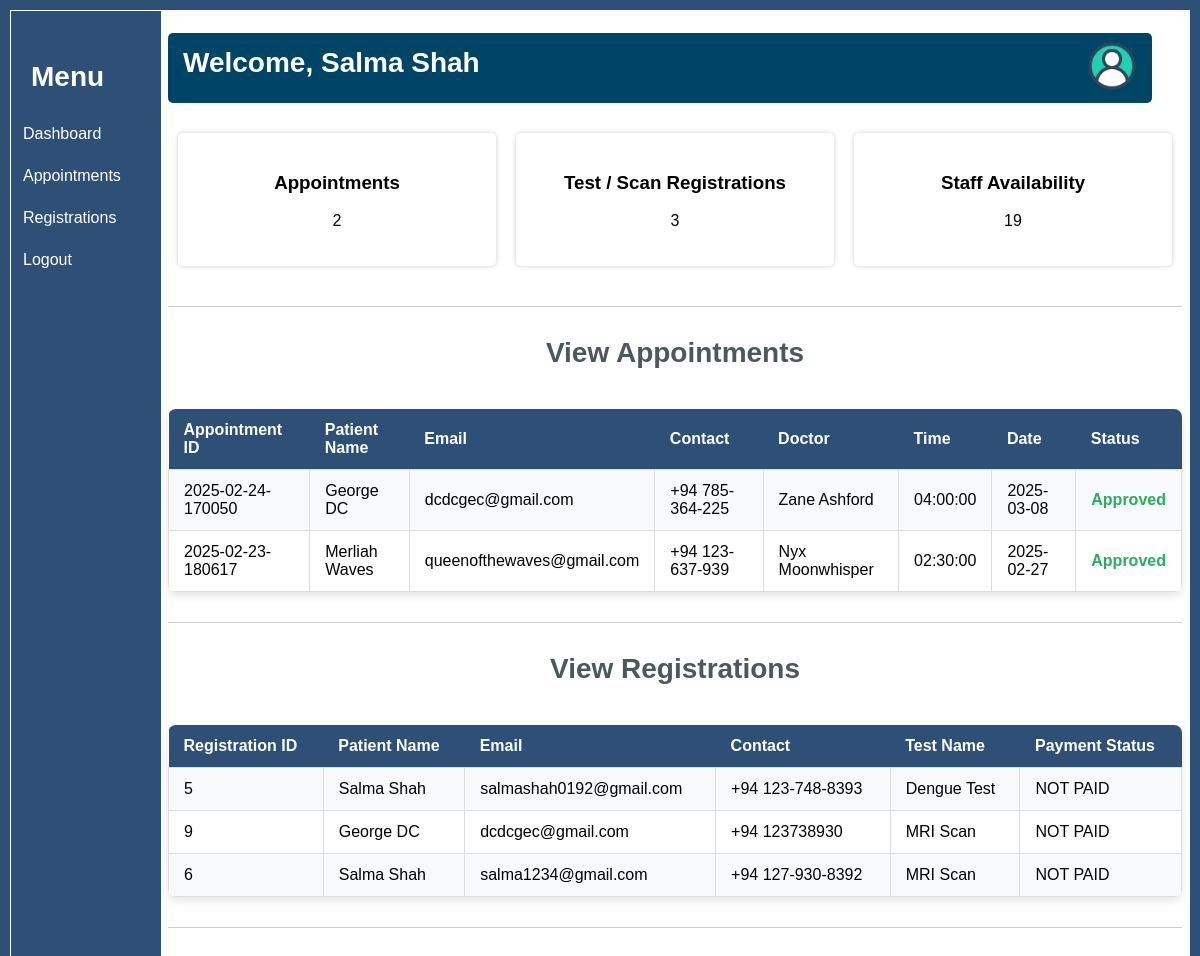
/staff_panel.php (signed in), run on the app's committed database.
### tables this page shows
CREATE TABLE IF NOT EXISTS `appointments` (
  `appointment_id` int NOT NULL AUTO_INCREMENT,
  `patient_name` varchar(100) NOT NULL,
  `patient_contact` varchar(20) DEFAULT NULL,
  `doctor_id` int NOT NULL,
  `appointment_time` time NOT NULL,
  `appointment_date` date NOT NULL,
  `appointment_status` enum('Pending','Approved','Cancelled') DEFAULT 'Pending',
  `patient_email` varchar(100) NOT NULL,
  `booking_id` varchar(20) DEFAULT NULL,
  PRIMARY KEY (`appointment_id`),
  UNIQUE KEY `booking_id` (`booking_id`),
  KEY `doctor_id` (`doctor_id`)
);

CREATE TABLE IF NOT EXISTS `medical_staff` (
  `staff_id` int NOT NULL AUTO_INCREMENT,
  `name` varchar(100) NOT NULL,
  `email` varchar(100) NOT NULL,
  `contact_number` varchar(20) NOT NULL,
  `role` enum('Doctor','Nurse','Physician','Pharmacist','Technician','Receptionist','Other') NOT NULL,
  `department` varchar(100) NOT NULL,
  `specialty` varchar(100) DEFAULT NULL,
  `qualifications` text NOT NULL,
  `shift_schedule` text NOT NULL,
  `created_at` timestamp NULL DEFAULT CURRENT_TIMESTAMP,
  PRIMARY KEY (`staff_id`),
  UNIQUE KEY `email` (`email`)
);

CREATE TABLE IF NOT EXISTS `registrations` (
  `registration_id` int NOT NULL AUTO_INCREMENT,
  `patient_name` varchar(255) NOT NULL,
  `patient_contact` varchar(20) NOT NULL,
  `patient_email` varchar(255) NOT NULL,
  `total_cost` decimal(10,2) NOT NULL,
  `test_id` int NOT NULL,
  `registration_date` date NOT NULL,
  `status` enum('Pending','Registered','Cancelled') NOT NULL DEFAULT 'Pending',
  PRIMARY KEY (`registration_id`),
  KEY `test_id` (`test_id`)
);

CREATE TABLE IF NOT EXISTS `tests` (
  `test_id` int NOT NULL AUTO_INCREMENT,
  `name` varchar(100) NOT NULL,
  `description` text,
  `price` decimal(10,2) NOT NULL,
  `duration` time DEFAULT NULL,
  `max_registrations` int NOT NULL,
  PRIMARY KEY (`test_id`)
);

### staff_panel.php (the view, shortened to what this page needs)
<?php
$user = $_SESSION['user'];
include('connection.php');
$appointmentQuery = "SELECT a.booking_id, a.patient_name, a.patient_email, a.patient_contact,
                            m.name AS doctor_name, a.appointment_time, a.appointment_date, a.appointment_status
                     FROM appointments a
                     JOIN medical_staff m ON a.doctor_id = m.staff_id";
$appointments = mysqli_query($connection, $appointmentQuery);
$registrationQuery = "SELECT r.registration_id, r.patient_name, r.patient_email, r.patient_contact,
                             t.name,
                             CASE
                                 WHEN op.registration_id IS NOT NULL THEN 'PAID ONLINE'
                                 ELSE 'NOT PAID'
                             END AS payment_status
                      FROM registrations r
                      LEFT JOIN tests t ON r.test_id = t.test_id
                      LEFT JOIN online_payments op ON r.registration_id = op.registration_id";
$registrations = mysqli_query($connection, $registrationQuery);
$staffSchedule = "SELECT COUNT(*) AS count FROM medical_staff WHERE shift_schedule = '9:00 AM - 5:00 PM'";
$availableStaff = $connection->query($staffSchedule);
$staffCount = $availableStaff->fetch_assoc()['count'];
?>
<!DOCTYPE html>
<html lang="en">
<head>
    <link rel="stylesheet" type="text/css" href="stylesheet.css">
</head>
<body class="panel-body">
    <div class="menu-bar">
        <h2>Menu</h2>
        <ul>
            <li><a href="#dashboard">Dashboard</a></li>
            <li><a href="#dashboard">Appointments</a></li>
            <li><a href="#registrations">Registrations</a></li>
            <li><a href="staff_logout.php">Logout</a></li>
        </ul>
    </div>
    <div class="main-content">
        <div id="dashboard">
            <div class="panel-bar">
                <h2>Welcome, <?php echo htmlspecialchars($user); ?></h2>
                <div class="profile">
                    <img src="resources/profile_icon.png" alt="Profile">
                </div>
            </div>
            <div class="cards">
            <div class="card"><h3>Appointments</h3>
            <p><?php echo mysqli_num_rows($appointments); ?></p></div>
            <div class="card"><h3>Test / Scan Registrations</h3>
            <p><?php echo mysqli_num_rows($registrations); ?></p></div>
            <div class="card"><h3>Staff Availability</h3>
            <?php echo $staffCount;?></div>
</div>
        <hr>
     <div id="appointments">
    <h2>View Appointments</h2>
    <table class="appointment-table">
        <tr>
            <th>Appointment ID</th>
            <th>Patient Name</th>
            <th>Email</th>
            <th>Contact</th>
            <th>Doctor</th>
            <th>Time</th>
            <th>Date</th>
            <th>Status</th>
        </tr>
        <?php while ($row = mysqli_fetch_assoc($appointments)) { ?>
        <tr>
        <td><?php echo $row['booking_id']; ?></td>
            <td><?php echo $row['patient_name']; ?></td>
            <td><?php echo $row['patient_email']; ?></td>
            <td><?php echo $row['patient_contact']; ?></td>
            <td><?php echo $row['doctor_name']; ?></td>
            <td><?php echo $row['appointment_time']; ?></td>
            <td><?php echo $row['appointment_date']; ?></td>
            <td class="status-<?php echo strtolower($row['appointment_status']); ?>">
                <?php echo $row['appointment_status']; ?>
            </td>
        </tr>
        <?php } ?>
    </table>
</div>
<hr>
 <div id="registrations">
    <h2>View Registrations</h2>
    <table class="appointment-table">
    <tr>
        <th>Registration ID</th>
        <th>Patient Name</th>
        <th>Email</th>
        <th>Contact</th>
        <th>Test Name</th>
        <th>Payment Status</th>
    </tr>
    <?php while ($row = mysqli_fetch_assoc($registrations)) { ?>
        <tr>
            <td><?php echo $row['registration_id']; ?></td>
            <td><?php echo $row['patient_name']; ?></td>
            <td><?php echo $row['patient_email']; ?></td>
            <td><?php echo $row['patient_contact']; ?></td>
            <td><?php echo $row['name']; ?></td>
            <td><?php echo $row['payment_status']; ?></td>
        </tr>
    <?php } ?>
</table>
    </div>
    <hr>
    </div>
</body>
</html>

### stylesheet.css (style rules this page uses)
body { margin: 0; border: 10px solid #2E5077; background-color: white !important; padding: 0; }
* { font-family: 'Poppins', sans-serif; }
h2 { color: #4DA1A9; text-align: center; }
.doctor-table table th, td { border: 1px solid #ddd; padding: 12px; text-align: left; }
.panel-body { margin: 0; }
.panel-body h2 { margin-top: 30px; margin-bottom: 40px; color: #4C585B; font-size: 28px; }
.menu-bar { position: fixed; border: white 0.8px solid; background-color: #2E5077; padding-top: 20px; width: 150px; height: 100%; color: white; }
.menu-bar h2 { margin-bottom: 20px; margin-left: 20px; color: white; text-align: left; }
.menu-bar ul { padding: 0; list-style-type: none; }
.menu-bar ul li { padding: 12px; }
.menu-bar ul li a { display: block; color: white; font-size: 16px; text-decoration: none; }
.main-content { margin-left: 150px; padding: 8px; }
.panel-bar { display: flex; justify-content: space-between; align-items: center; margin-top: 15px; margin-right: 30px; border-radius: 5px; background-color: #004466; padding: 10px 15px; height: 50px; color: white; font-size: 18px; }
.panel-bar h2 { color: white; }
.profile img { width: 50px; height: 50px; }
.cards { display: flex; justify-content: space-between; margin: 20px 0; }
.card { flex: 1; margin: 10px; box-shadow: 0 0 5px rgba(0, 0, 0, 0.2); border-radius: 5px; background-color: white; padding: 20px; text-align: center; }
.appointment-table { margin-top: 20px; box-shadow: 0 4px 8px rgba(0, 0, 0, 0.1); border-radius: 8px; border-collapse: collapse; background: #ffffff; width: 100%; overflow: hidden; font-size: 16px; }
.appointment-table th, .appointment-table td { border-bottom: 1px solid #ddd; padding: 12px 15px; text-align: left; }
.appointment-table th { background-color: #2E5077; color: white; }
.appointment-table tr:nth-child(even) { background-color: #f8f9fa; }
.status-approved { color: #27ae60; font-weight: bold; }
hr { margin: 30px 0; border: none; background-color: #ccc; height: 1px; }

### data on the page
appointments: booking "2025-02-24-170050", patient_name "George DC", patient_email "dcdcgec@gmail.com", patient_contact "+94 785-364-225", medical_staff.name "Zane Ashford", appointment_time "04:00:00", appointment_date "2025-03-08", appointment_status "Approved"
appointments: booking "2025-02-23-180617", patient_name "Merliah Waves", patient_email "queenofthewaves@gmail.com", patient_contact "+94 123-637-939", medical_staff.name "Nyx Moonwhisper", appointment_time "02:30:00", appointment_date "2025-02-27", appointment_status "Approved"
registrations: registration_id "5", patient_name "Salma Shah", patient_email "salmashah0192@gmail.com", patient_contact "+94 123-748-8393", test.name "Dengue Test", payment_status "NOT PAID"
registrations: registration_id "9", patient_name "George DC", patient_email "dcdcgec@gmail.com", patient_contact "+94 123738930", test.name "MRI Scan", payment_status "NOT PAID"
registrations: registration_id "6", patient_name "Salma Shah", patient_email "salma1234@gmail.com", patient_contact "+94 127-930-8392", test.name "MRI Scan", payment_status "NOT PAID"

### other printed values
$user "Salma Shah"
mysqli_num_rows($appointments) "2"
mysqli_num_rows($registrations) "3"
$staffCount "19"
